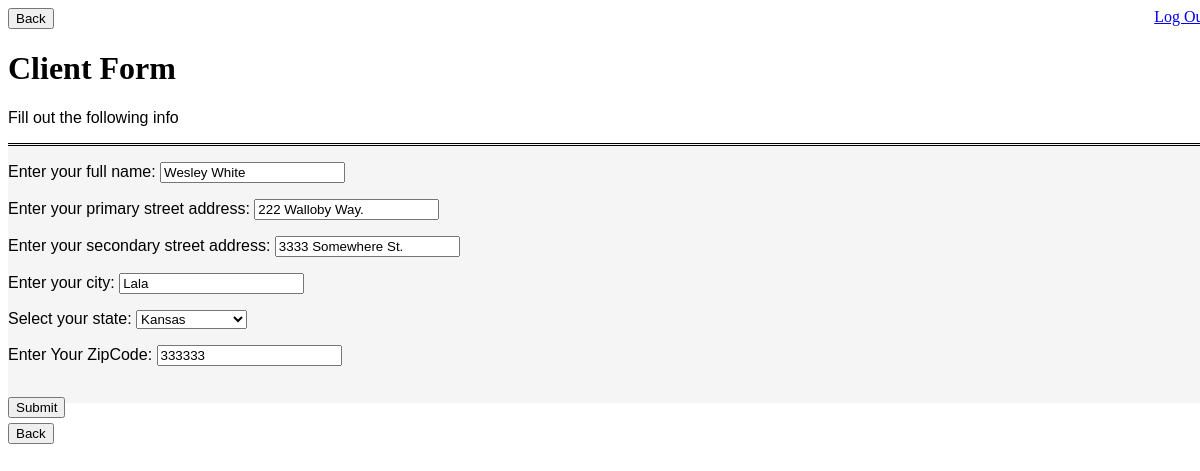
The page /1/editClient/ on the database as committed earlier.
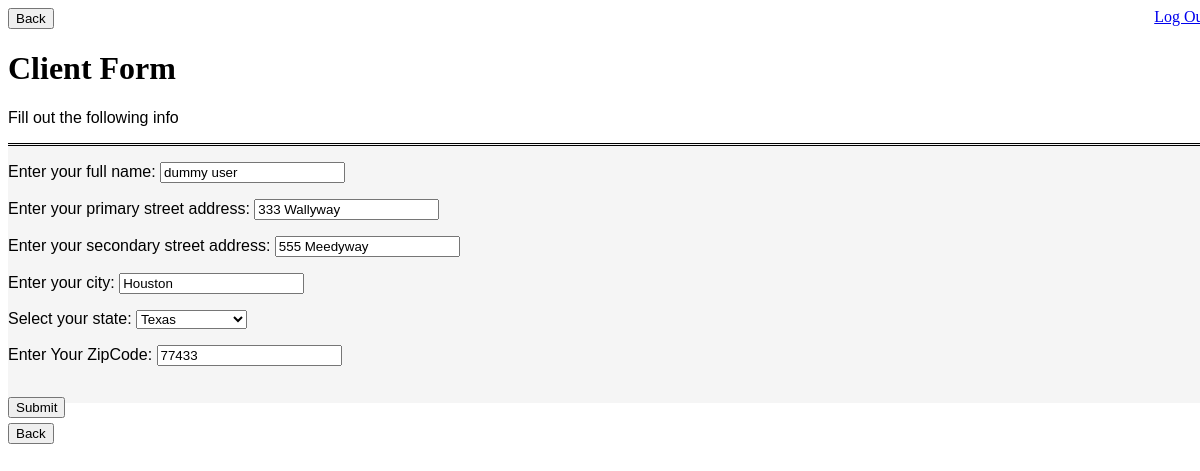
The same page on the database as committed later.
### FuelSite/models.py (models this page shows, shortened)
class Client (models.Model):
    user = models.OneToOneField(User, on_delete = models.CASCADE, primary_key = True, default=None)
    name = models.CharField(max_length = 50)
    stAddress1 = models.CharField(max_length = 100)
    stAddress2 = models.CharField(max_length = 100, blank=True, null=True)
    city = models.CharField(max_length = 100)
    STATES = [
        ('AL', 'Alabama'),
        ('AK', 'Alaska'),
        ('AZ', 'Arizona'),
        ('AR', 'Arkansas'),
        ('CA', 'California'),
        ('CO', 'Colorado'),
        ('CT', 'Connecticut'),
        ('DE', 'Delaware'),
        ('FL', 'Florida'),
        ('GA', 'Georgia'),
        ('HI', 'Hawaii'),
        ('ID', 'Idaho'),
        ('IL', 'Illinois'),
        ('IN', 'Indiana'),
        ('IA', 'Iowa'),
        ('KS', 'Kansas'),
        ('KY', 'Kentucky'),
        ('LA', 'Louisiana'),
        ('ME', 'Maine'),
        ('MD', 'Maryland'),
        ('MA', 'Massachusetts'),
        ('MI', 'Michigan'),
        ('MN', 'Minnesota'),
        ('MS', 'Mississippi'),
        ('MO', 'Missouri'),
        ('MT', 'Montana'),
        ('NE', 'Nebraska'),
        ('NV', 'Nevada'),
        ('NH', 'New Hamphire'),
        ('NJ', 'New Jersey'),
        ('NM', 'New Mexico'),
        ('NY', 'New York'),
        ('NC', 'North Carolina'),
        ('ND', 'North Dakota'),
        ('OH', 'Ohio'),
        ('OK', 'Oklahoma'),
        ('OR', 'Oregon'),
        ('PA', 'Pennsylvania'),
        ('RI', 'Rhode Island'),
        ('SC', 'South Carolina'),
        ('SD', 'South Dakota'),
        ('TN', 'Tennessee'),
        ('TX', 'Texas'),
        ('UT', 'Utah'),
        ('VT', 'Vermont'),
        ('VA', 'Virginia'),
        ('WA', 'Washington'),
        ('WV', 'West Virginia'),
        ('WI', 'Wisconsin'),
        ('WY', 'Wyoming'),
    ]
    state = models.CharField(max_length = 2, choices=STATES)
    zip = models.CharField(max_length = 9)

### FuelSite/views.py (the view)
# urls.py: path('<int:user_id>/editClient/', views.submitCliForm, name = 'submitCliForm'),
def submitCliForm(request, user_id):
    user_detail = get_object_or_404(User, pk=user_id)
    if Client.objects.filter(user = user_detail).exists():
        client_detail = get_object_or_404(Client, pk=user_detail)
        data = {'full_name':client_detail.name, 'address_1':client_detail.stAddress1, 'address_2':client_detail.stAddress2, 'state':client_detail.state, 'city':client_detail.city, 'zipcode':client_detail.zip }
    else:
        client_detail = Client(user=user_detail)
        data = {'full_name':"", 'address_1':"", 'address_2':"", 'state':"TX", 'city':"", 'zipcode':"" }
    if request.method == 'POST':
        form = clientForm(request.POST, initial = data)
        if form.is_valid():
            client_detail.name = form.cleaned_data['full_name']
            client_detail.stAddress1 = form.cleaned_data['address_1']
            client_detail.stAddress2 = form.cleaned_data['address_2']
            client_detail.city = form.cleaned_data['city']
            client_detail.state = form.cleaned_data['state']
            client_detail.zip = form.cleaned_data['zipcode']
            client_detail.save()
            return HttpResponseRedirect('/%d/QuoteHistory'% user_id)
    else:
        form = clientForm(initial = data)
    context = {
        'form': form,
        'client_detail': client_detail,
    }
    return render(request, 'ClientForm.html', context)

### FuelSite/templates/ClientForm.html (shortened to what this page needs)
<!DOCTYPE html>
<html>
<head>
  {% load static %}
  <link href="{% static 'style.css' %}" rel="stylesheet" type="text/css" />
</head>
<body>
  <header>
    <input type="button" class="back" name="back" value="Back" onclick = "history.back()">
    <a href="{% url 'home' %}" class="logout"> Log Out </a>
  </header>
  <main>
    <h1>Client Form</h1>
    <p>Fill out the following info</p>
    <form class="clientForm" method="post" action = "{% url 'submitCliForm' client_detail.user_id %}">
      {{form.as_p}}
      <div class="submitButton">
        <input type="submit" class="formsubmit">
      </div>
    </form>
  </main>
  <footer>
    <input type="button" class="back" name="back" value="Back" onclick = "history.back()">
  </footer>
</body>
</html>

### FuelSite/static/style.css (style rules this page uses)
html, body { height: 100%; width: 100%; }
.clientForm { border-top: double black; font-family: Arial, Helvetica, sans-serif; background-color: whitesmoke; }
.submitButton { position: relative; top: 15px; bottom: 20px; }
footer { position: relative; top:20px }
.logout { float: right; }
p { font-family: Arial, Helvetica, sans-serif; text-align: start; }

Rows that differ between the two databases and show on the page:
changed Client: city "Lala" → "Houston"; state "Kansas" → "Texas"
Other text that changed with them:
form field full_name: "Wesley White" → "dummy user"
form field address_1: "222 Walloby Way." → "333 Wallyway"
form field address_2: "3333 Somewhere St." → "555 Meedyway"
form field zipcode: "333333" → "77433"
